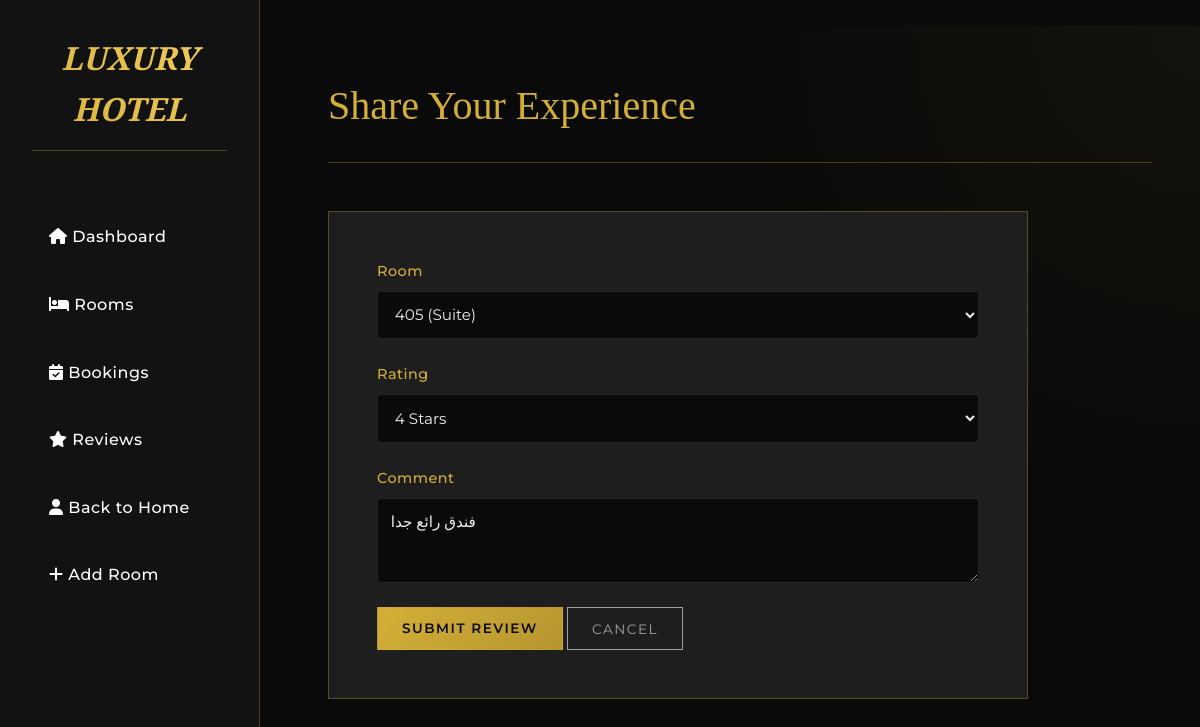
/reviews/5/edit/ (signed in), run on the app's committed database.
### hotel/models.py (models this page shows, shortened)
class Review(models.Model):
    user = models.ForeignKey(User, on_delete=models.CASCADE, null=True)
    room = models.ForeignKey(Room, on_delete=models.CASCADE)
    rating = models.IntegerField()
    comment = models.TextField()
    created_at = models.DateTimeField(auto_now_add=True)

### hotel/views.py (the view)
# urls.py: path('reviews/<int:pk>/edit/', views.review_update, name='review_update'),
@login_required(login_url='login')
def review_update(request, pk):
    review = get_object_or_404(Review, pk=pk)
    if request.user == review.user or request.user.is_staff:
        if request.method == 'POST':
            form = ReviewForm(request.POST, instance=review)
            if form.is_valid():
                form.save()
                messages.success(request, "Review updated.")
                return redirect('review_list')
        else:
            form = ReviewForm(instance=review)
        return render(request, 'hotel/review_form.html', {'form': form, 'title': 'Edit Review'})
    else:
        messages.error(request, "You are not authorized to edit this review.")
        return redirect('review_list')

### hotel/forms.py
class ReviewForm(forms.ModelForm):
    class Meta:
        model = Review
        fields = ['room', 'rating', 'comment']
        widgets = {
            'comment': forms.Textarea(attrs={'rows': 3}),
            'rating': forms.Select(choices=[(i, f'{i} Stars') for i in range(1, 6)]),
        }

### hotel/models.py (called while the page is built)
    def __str__(self):
        return f"{self.number} ({self.get_room_type_display()})"

### templates/hotel/review_form.html (shortened to what this page needs)
﻿{% extends 'base.html' %}
{% block header %}Share Your Experience{% endblock %}
{% block content %}
<div class="form-container">
    <form method="post">
        <div class="form-group">
            <label for="{{ form.room.id_for_label }}">Room</label>
            {{ form.room }}
        </div>
        <div class="form-group">
            <label for="{{ form.rating.id_for_label }}">Rating</label>
            {{ form.rating }}
        </div>
        <div class="form-group">
            <label for="{{ form.comment.id_for_label }}">Comment</label>
            {{ form.comment }}
        </div>
        <div class="form-actions">
            <button type="submit" class="btn btn-primary">Submit Review</button>
            <a href="{% url 'review_list' %}" class="btn btn-outline">Cancel</a>
        </div>
    </form>
</div>
{% endblock %}

### static/css/style.css (style rules this page uses)
:root { --primary-gold: #D4AF37; --primary-gold-dim: #b5952f; --primary-gold-bright: #f3ce5e; --bg-dark: #0a0a0a; --surface-dark: #121212; --surface-light: #1e1e1e; --text-main: #f0f0f0; --text-muted: #a0a0a0; --border-gold: rgba(212, 175, 55, 0.3); --shadow-gold: 0 4px 20px rgba(212, 175, 55, 0.1); --radius: 8px; --transition: all 0.3s ease; }
* { margin: 0; padding: 0; box-sizing: border-box; }
body { background-color: var(--bg-dark); color: var(--text-main); font-family: 'Montserrat', sans-serif; line-height: 1.6; }
a { text-decoration: none; color: inherit; transition: var(--transition); }
.btn { padding: 0.8rem 1.5rem; border-radius: 0; border: 1px solid transparent; cursor: pointer; font-family: 'Montserrat', sans-serif; font-size: 0.85rem; text-transform: uppercase; letter-spacing: 1.5px; transition: var(--transition); text-align: center; background: transparent; }
.btn-primary { background: linear-gradient(135deg, var(--primary-gold), var(--primary-gold-dim)); color: var(--bg-dark); font-weight: 600; }
.btn-outline { border-color: var(--text-muted); color: var(--text-muted); }
.form-container { background: var(--surface-light); border: 1px solid var(--border-gold); padding: 3rem; max-width: 700px; }
.form-group label { display: block; margin-bottom: 0.5rem; color: var(--primary-gold); font-weight: 500; }
input[type="text"], input[type="number"], textarea, select { width: 100%; padding: 1rem; background-color: var(--bg-dark); border: 1px solid rgba(255, 255, 255, 0.1); color: var(--text-main); border-radius: var(--radius); font-family: inherit; }
.form-group { margin-bottom: 1.5rem; }
.form-group label { display: block; margin-bottom: 0.5rem; color: var(--primary-gold); font-weight: 500; font-size: 0.9rem; letter-spacing: 0.5px; }
.form-group input, .form-group select, .form-group textarea { width: 100%; background-color: var(--bg-dark); border: 1px solid rgba(255, 255, 255, 0.1); color: var(--text-main); padding: 0.8rem; border-radius: 4px; font-family: inherit; font-size: 0.95rem; }
.btn { transition: all 0.3s ease !important; position: relative; overflow: hidden; }

### data on the page
Review: room "405 (Suite)", rating "4 Stars", comment "فندق رائع جدا"
